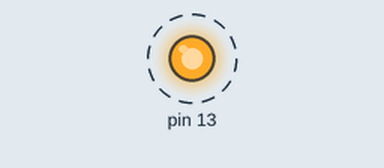
A sketch run on a simulated Arduino Uno, built with avr-gcc and run on an emulated ATmega328P. Parts: output pins drawn as LEDs (lit = HIGH). Dashed ring = blinking.

Above: at 0.4 s.
Timing chart, 0 to 4.6 s (numbered marks = the images above):
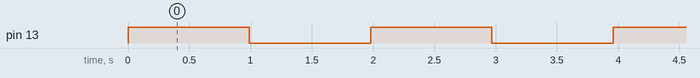

Measured:
- by itself, pin 13: alternates HIGH for 0.99 s and LOW for 0.99 s

The sketch:

freertos-ino.ino
```cpp
#include <Arduino_FreeRTOS.h>

void TaskBlink(void *params);

void setup() {
  // put your setup code here, to run once:
  pinMode(13, OUTPUT);

  xTaskCreate(TaskBlink, "Blink", 128, NULL, 2, NULL);
}

void loop() {
  // put your main code here, to run repeatedly:

}

void TaskBlink(void *params) {
  for(;;) {
    digitalWrite(13, HIGH);
    vTaskDelay(1000 / portTICK_PERIOD_MS);
    digitalWrite(13, LOW);
    vTaskDelay(1000 / portTICK_PERIOD_MS);
  }
}
```
